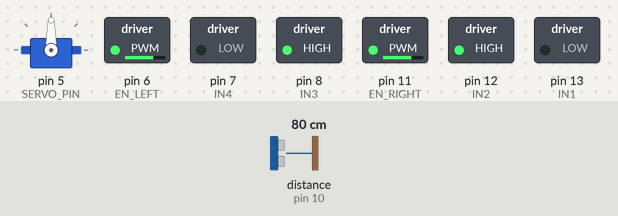
A sketch run on a simulated Arduino Uno, built with avr-gcc and run on an emulated ATmega328P. Parts: servo, switched loads named in the sketch (green lamp = pin HIGH). Wiring (inferred from the names in the program): ultrasonic range finder: trigger pin 9; echo pin 10. Dashed ring = blinking. The inputs (shaded band) are chosen by the test bench; at power-on: distance to the obstacle (sensor on pin 10) 80 cm. The echo pulse lasts 58.3 µs per cm; pins used as bus, display or sensor lines are not drawn; what the sketch prints to the serial monitor is not drawn.

Above: at 1.78 s.
1.8 s: distance to the obstacle (sensor on pin 10) set to 28 cm
4.8 s: distance to the obstacle (sensor on pin 10) set to 24 cm
At 5.4 s:
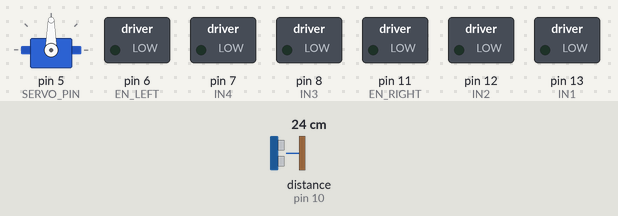
At 6.1 s:
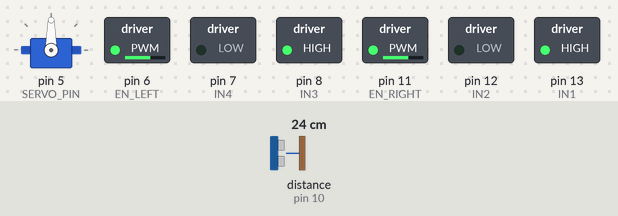
7.8 s: distance to the obstacle (sensor on pin 10) set to 60 cm
At 8.5 s:
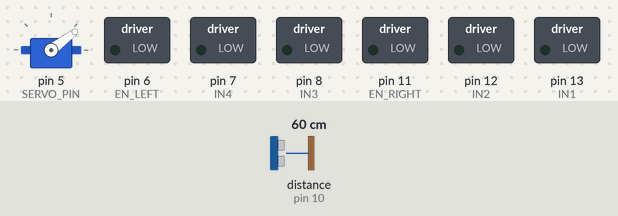
10.8 s: distance to the obstacle (sensor on pin 10) set to 2 cm
13.8 s: distance to the obstacle (sensor on pin 10) set to 250 cm
Timing chart, 0 to 46.7 s (numbered marks = the images above; inputs shaded):
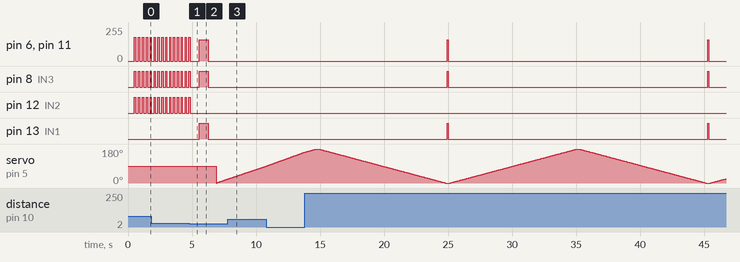

Measured:
- the behaviour switches between 26 and 25 cm on distance to the obstacle (sensor on pin 10) (found by bisection; images 0 and 1)
- after the input at 4.8 s, pin 12 (IN2): goes on until 4.9 s, then stays LOW; pin 13 (IN1): LOW → HIGH after 0.76 s, → LOW 0.72 s later
- after the input at 13.8 s, pin 6 (EN_LEFT), pin 11 (EN_RIGHT): alternates 160/255 for 0.08 s and 0/255 for 20.3 s, starting after 11.1 s; pin 8 (IN3), pin 13 (IN1): alternates HIGH for 0.08 s and LOW for 20.3 s, starting after 11.1 s
- by itself, pin 12 (IN2): alternates HIGH for 0.10 s and LOW for 0.20 s

The sketch:

objectTrackingFinal.ino
```cpp
#include <Servo.h>

// ─── Pin Definitions ────────────────────────────────────────────────────────
const int SERVO_PIN  = 5;
const int TRIG_FRONT = 9;
const int ECHO_FRONT = 10;
const int TRIG_LEFT  = 3;
const int ECHO_LEFT  = 4;
const int EN_LEFT    = 6;
const int IN3        = 8;
const int IN4        = 7;
const int EN_RIGHT   = 11;
const int IN2        = 12;
const int IN1        = 13;

// ─── Tunable Constants ───────────────────────────────────────────────────────
const int   MIN_ANGLE          = 0;
const int   MAX_ANGLE          = 180;
const int   SCAN_DELAY         = 40;

const float MAX_DIST           = 200.0f;
const float TOUCH_DIST         = 10.0f;
const float WALL_DIST_FRONT    = 25.0f;

const float VARIANCE_THRESHOLD = 40.0f;
const float LIKELIHOOD_OBJECT  = 0.85f;
const float LIKELIHOOD_WALL    = 0.15f;
const float DIFFUSE_ALPHA      = 0.05f;
const float MIN_OBJECT_PROB    = 0.58f;

const int   SPEED_TURN         = 160;
const int   SPEED_DRIVE        = 180;
const int   TURN_MS_PER_DEG    = 4;    // ← calibrate this
const int   OBSTACLE_STOP_CM   = 12;

// ─── State Machine ───────────────────────────────────────────────────────────
enum RobotState {
  STATE_WAIT_AT_WALL,
  STATE_SCAN,
  STATE_TURN,
  STATE_APPROACH,
  STATE_DONE
};

RobotState robotState = STATE_WAIT_AT_WALL;

// ─── Global Data ─────────────────────────────────────────────────────────────
float depthMap[181];
float probability[181];
int   targetAngle    = -1;
float targetDistance = MAX_DIST;

Servo scannerServo;

// ════════════════════════════════════════════════════════════════════════════
void setup() {
  Serial.begin(115200);

  scannerServo.attach(SERVO_PIN);
  pinMode(TRIG_FRONT, OUTPUT); pinMode(ECHO_FRONT, INPUT);
  pinMode(TRIG_LEFT,  OUTPUT); pinMode(ECHO_LEFT,  INPUT);
  pinMode(EN_LEFT,  OUTPUT); pinMode(IN3, OUTPUT); pinMode(IN4, OUTPUT);
  pinMode(EN_RIGHT, OUTPUT); pinMode(IN1, OUTPUT); pinMode(IN2, OUTPUT);

  stopMotors();

  for (int i = 0; i <= MAX_ANGLE; i++) {
    probability[i] = 0.5f;
    depthMap[i]    = MAX_DIST;
  }

  scannerServo.write(90);
  delay(500);

  Serial.println("=== Bayes Object Tracker Ready ===");
}

// ════════════════════════════════════════════════════════════════════════════
void loop() {
  switch (robotState) {

    // ── 1. Confirm wall in front, then spin 180° to face the room ─────────
    case STATE_WAIT_AT_WALL: {
      float front = getFrontDist();
      Serial.print("[WAIT] Front dist: "); Serial.println(front);

      if (front < WALL_DIST_FRONT) {
        Serial.println(">> Wall confirmed. Turning 180° to face room...");
        delay(500);
        turnRight(180);      // ← spin away from wall
        delay(500);
        Serial.println(">> Facing room. Starting scan...");
        robotState = STATE_SCAN;
      } else {
        // Not close enough to wall yet — nudge forward
        driveForward();
        delay(100);
        stopMotors();
        delay(200);
      }
      break;
    }

    // ── 2. Bayes sweep ────────────────────────────────────────────────────
    case STATE_SCAN: {
      Serial.println("[SCAN] Sweeping 0→180...");
      for (int a = MIN_ANGLE; a <= MAX_ANGLE; a++) {
        moveAndMeasure(a);
      }
      updateBeliefs();
      diffuseBeliefs();

      Serial.println("[SCAN] Sweeping 180→0...");
      for (int a = MAX_ANGLE; a >= MIN_ANGLE; a--) {
        moveAndMeasure(a);
      }
      updateBeliefs();
      diffuseBeliefs();

      targetAngle = findTarget();
      if (targetAngle >= 0) {
        targetDistance = depthMap[targetAngle];
        Serial.print(">> Object found at ");
        Serial.print(targetAngle);
        Serial.print(" deg, ");
        Serial.print(targetDistance);
        Serial.println(" cm — turning...");
        robotState = STATE_TURN;
      } else {
        Serial.println(">> No object found. Rotating and re-scanning...");
        turnRight(20);
      }
      break;
    }

    // ── 3. Turn robot body toward target angle ────────────────────────────
    case STATE_TURN: {
      int offset = targetAngle - 90;
      Serial.print("[TURN] Offset from centre: "); Serial.println(offset);

      if (offset > 5) {
        turnRight(offset);
      } else if (offset < -5) {
        turnLeft(-offset);
      }

      scannerServo.write(90);
      delay(300);

      Serial.println(">> Aligned. Approaching...");
      robotState = STATE_APPROACH;
      break;
    }

    // ── 4. Drive straight toward object ──────────────────────────────────
    case STATE_APPROACH: {
      float front = getFrontDist();
      Serial.print("[APPROACH] Front dist: "); Serial.println(front);

      if (front <= TOUCH_DIST) {
        stopMotors();
        Serial.println(">> TOUCHED THE BIN! Mission complete.");
        robotState = STATE_DONE;
      } else if (front <= OBSTACLE_STOP_CM + 2) {
        driveForward();
        delay(80);
        stopMotors();
        delay(100);
      } else {
        float leftDist = getLeftDist();
        if (leftDist < 10.0f) {
          turnRight(5);
        }
        driveForward();
        delay(150);
        stopMotors();
        delay(50);
      }
      break;
    }

    // ── 5. Done ───────────────────────────────────────────────────────────
    case STATE_DONE: {
      stopMotors();
      Serial.println("[DONE] Object touched. Halting.");
      delay(10000);
      for (int i = 0; i <= MAX_ANGLE; i++) probability[i] = 0.5f;
      scannerServo.write(90);
      robotState = STATE_WAIT_AT_WALL;
      break;
    }
  }
}

// ════════════════════════════════════════════════════════════════════════════
//  SENSOR FUNCTIONS
// ════════════════════════════════════════════════════════════════════════════

void moveAndMeasure(int angle) {
  scannerServo.write(angle);
  delay(SCAN_DELAY);
  depthMap[angle] = getUltrasonicDist(TRIG_FRONT, ECHO_FRONT);
}

float getFrontDist() { return getUltrasonicDist(TRIG_FRONT, ECHO_FRONT); }
float getLeftDist()  { return getUltrasonicDist(TRIG_LEFT,  ECHO_LEFT);  }

float getUltrasonicDist(int trigPin, int echoPin) {
  digitalWrite(trigPin, LOW);
  delayMicroseconds(2);
  digitalWrite(trigPin, HIGH);
  delayMicroseconds(10);
  digitalWrite(trigPin, LOW);
  long duration = pulseIn(echoPin, HIGH, 30000);
  float dist = duration * 0.0343f / 2.0f;
  if (dist <= 0 || dist > MAX_DIST) return MAX_DIST;
  return dist;
}

// ════════════════════════════════════════════════════════════════════════════
//  BAYES FILTER
// ════════════════════════════════════════════════════════════════════════════

void updateBeliefs() {
  const int WINDOW = 5;
  for (int i = MIN_ANGLE; i <= MAX_ANGLE; i++) {
    float sum = 0, sumSq = 0;
    int count = 0;
    for (int j = i - WINDOW; j <= i + WINDOW; j++) {
      if (j < MIN_ANGLE || j > MAX_ANGLE) continue;
      float d = depthMap[j];
      sum += d; sumSq += d * d; count++;
    }
    float mean     = sum / count;
    float variance = (sumSq / count) - (mean * mean);
    bool  isBump   = (variance > VARIANCE_THRESHOLD) && (depthMap[i] < mean);
    float L        = isBump ? LIKELIHOOD_OBJECT : LIKELIHOOD_WALL;

    float pObj  = probability[i] * L;
    float pWall = (1.0f - probability[i]) * (1.0f - L);
    float norm  = pObj + pWall;
    if (norm > 1e-6f) probability[i] = pObj / norm;
    probability[i] = constrain(probability[i], 0.02f, 0.98f);
  }
}

void diffuseBeliefs() {
  float temp[181];
  for (int i = MIN_ANGLE; i <= MAX_ANGLE; i++) temp[i] = probability[i];
  for (int i = MIN_ANGLE; i <= MAX_ANGLE; i++) {
    float spread = DIFFUSE_ALPHA * temp[i];
    probability[i] -= spread;
    if (i > MIN_ANGLE) probability[i-1] += spread * 0.5f;
    if (i < MAX_ANGLE) probability[i+1] += spread * 0.5f;
    probability[i] = constrain(probability[i], 0.0f, 1.0f);
  }
}

int findTarget() {
  float bestScore = -1.0f;
  int   bestAngle = -1;
  for (int i = MIN_ANGLE; i <= MAX_ANGLE; i++) {
    if (depthMap[i] >= MAX_DIST)          continue;
    if (probability[i] < MIN_OBJECT_PROB) continue;
    float score = probability[i] * (1.0f - depthMap[i] / MAX_DIST);
    if (score > bestScore) { bestScore = score; bestAngle = i; }
  }
  return bestAngle;
}

// ════════════════════════════════════════════════════════════════════════════
//  MOTOR FUNCTIONS  (verified wiring: both HIGH = turn right)
// ════════════════════════════════════════════════════════════════════════════

void driveForward() {
  digitalWrite(IN3, HIGH); digitalWrite(IN4, LOW);   // left forward
  analogWrite(EN_LEFT, SPEED_DRIVE);
  digitalWrite(IN1, LOW);  digitalWrite(IN2, HIGH);  // right opposite → straight
  analogWrite(EN_RIGHT, SPEED_DRIVE);
}

void stopMotors() {
  digitalWrite(IN3, LOW); digitalWrite(IN4, LOW); analogWrite(EN_LEFT,  0);
  digitalWrite(IN1, LOW); digitalWrite(IN2, LOW); analogWrite(EN_RIGHT, 0);
}

void turnRight(int degrees) {
  digitalWrite(IN3, HIGH); digitalWrite(IN4, LOW);
  analogWrite(EN_LEFT, SPEED_TURN);
  digitalWrite(IN1, HIGH); digitalWrite(IN2, LOW);
  analogWrite(EN_RIGHT, SPEED_TURN);
  delay(degrees * TURN_MS_PER_DEG);
  stopMotors();
  delay(100);
}

void turnLeft(int degrees) {
  digitalWrite(IN3, LOW);  digitalWrite(IN4, HIGH);
  analogWrite(EN_LEFT, SPEED_TURN);
  digitalWrite(IN1, LOW);  digitalWrite(IN2, HIGH);
  analogWrite(EN_RIGHT, SPEED_TURN);
  delay(degrees * TURN_MS_PER_DEG);
  stopMotors();
  delay(100);
}
```
